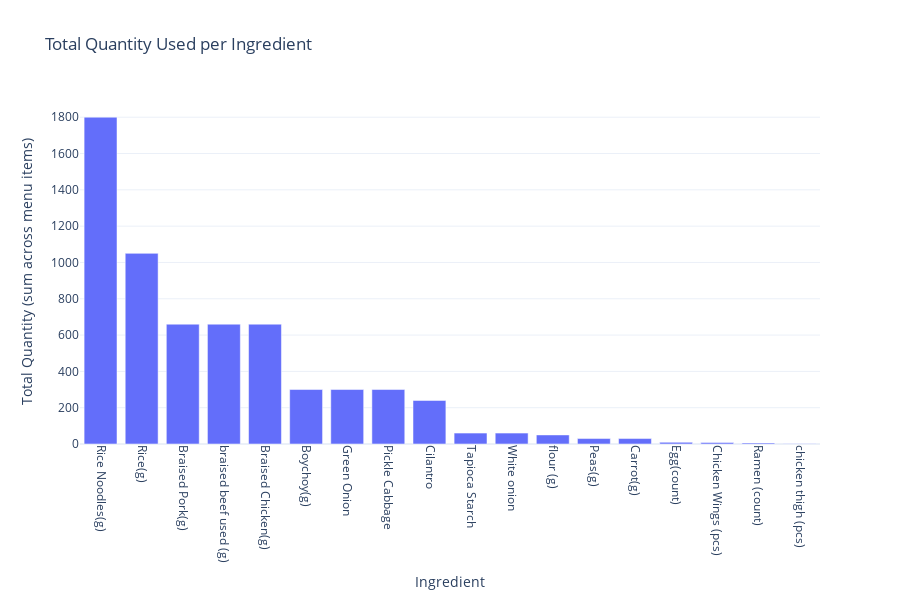

Notebook source saved alongside this figure:
### Code cell
# === Total Quantity Used per Ingredient ===
ingredient_totals = (
    long_df.groupby('Ingredient')['Quantity']
    .sum()
    .reset_index()
    .sort_values('Quantity', ascending=False)
)

fig2 = px.bar(
    ingredient_totals,
    x='Ingredient',
    y='Quantity',
    title="Total Quantity Used per Ingredient",
    labels={'Quantity': 'Total Quantity (sum across menu items)'},
)
fig2.update_layout(
    xaxis_tickangle=90,
    template='plotly_white',
    height=600
)
fig2.show()

### Figure 1 — Plotly figure (JSON) as saved in the notebook; plotly's stock layout.template omitted (floating-point values rounded to 4 significant figures)
{"data": [{"alignmentgroup": "True", "hovertemplate": "Ingredient=%{x}<br>Total Quantity (sum across menu items)=%{y}<extra></extra>", "legendgroup": "", "marker": {"color": "#636efa", "pattern": {"shape": ""}}, "name": "", "offsetgroup": "", "orientation": "v", "showlegend": false, "textposition": "auto", "type": "bar", "x": ["Rice Noodles(g)", "Rice(g)", "Braised Pork(g)", "braised beef used (g)", "Braised Chicken(g)", "Boychoy(g)", "Green Onion", "Pickle Cabbage", "Cilantro", "Tapioca Starch", "White onion", "flour (g)", "Peas(g)", "Carrot(g)", "Egg(count)", "Chicken Wings (pcs)", "Ramen (count)", "chicken thigh (pcs)"], "xaxis": "x", "y": [1800, 1050, 660, 660, 660, 300, 300, 300, 240, 60, 60, 50, 30, 30, 9.5, 8, 6, 1], "yaxis": "y"}], "layout": {"barmode": "relative", "height": 600, "legend": {"tracegroupgap": 0}, "title": {"text": "Total Quantity Used per Ingredient"}, "xaxis": {"anchor": "y", "domain": [0, 1], "tickangle": 90, "title": {"text": "Ingredient"}}, "yaxis": {"anchor": "x", "domain": [0, 1], "title": {"text": "Total Quantity (sum across menu items)"}}}}
